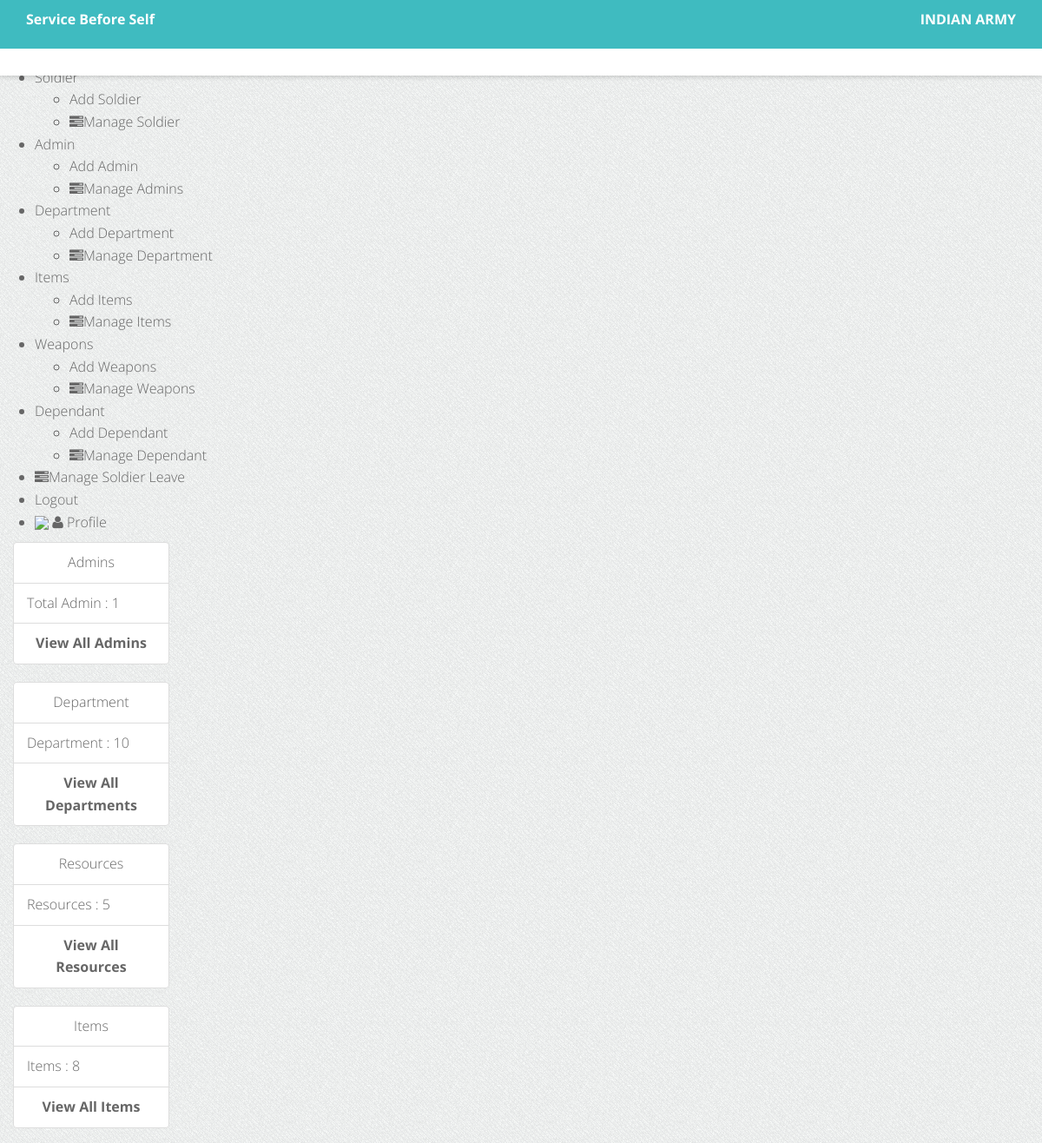
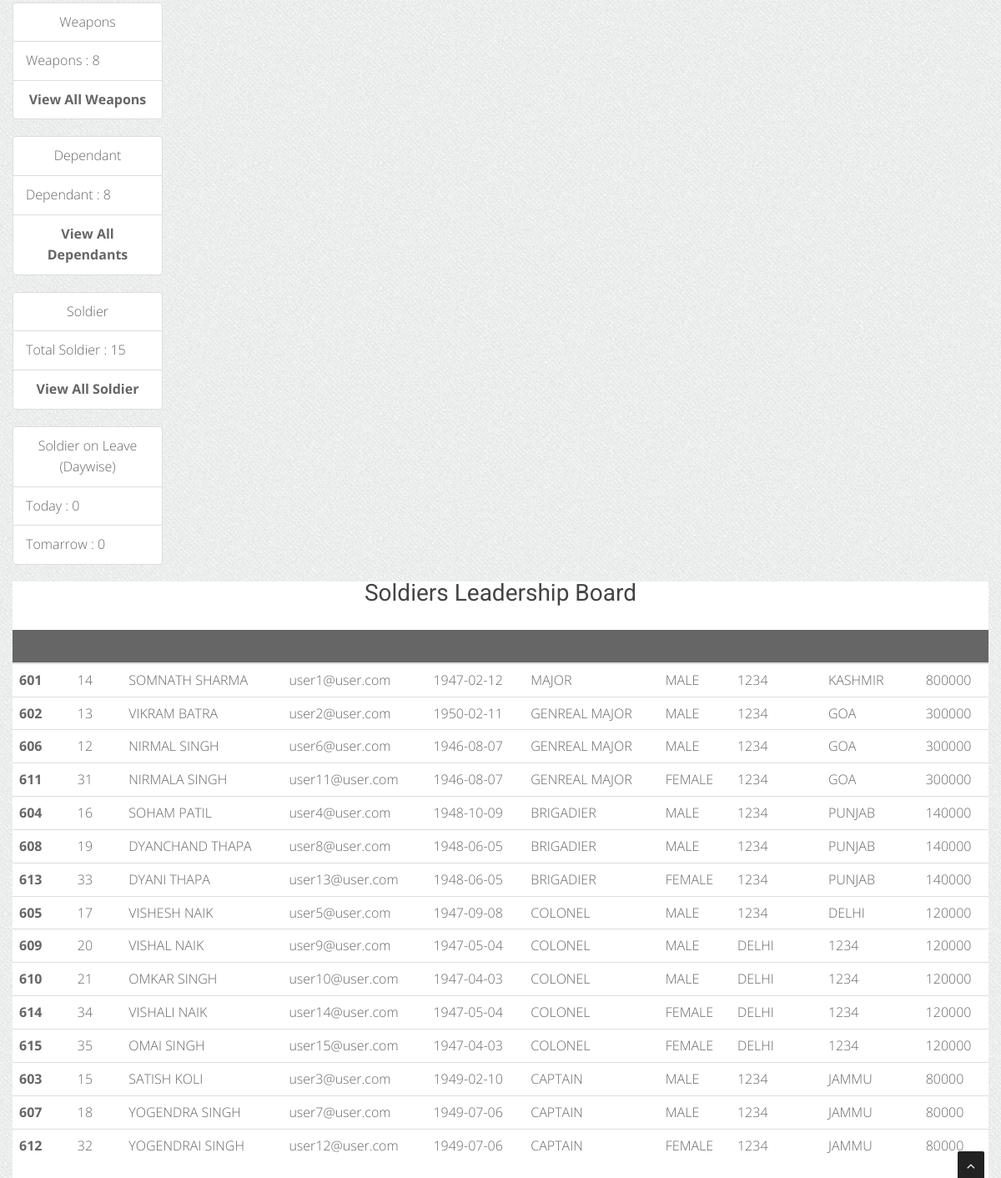
Screenshot of /admin/dashboard.php?login-sucess (signed in) with the database file from the repository (2 pictures, top to bottom).
### tables this page shows
CREATE TABLE `SOLDIERS`
              (`id` int(15) NOT NULL,
               `SSNO` INT NOT NULL ,
               `RNO` INT NOT NULL ,
               `name` varchar(50) NOT NULL ,
               `email` varchar(255) NOT NULL,
               `dob` DATE NULL ,
               `gender` varchar(10) DEFAULT NULL,
               `RANK` varchar(50) NOT NULL,
               `password` varchar(75) NOT NULL,
               `LOCATION` CHAR(50) NOT NULL ,
               `salary` INT NOT NULL,
               `dp` varchar(255) NOT NULL,
	           UNIQUE(`SSNO`),
		       UNIQUE(`RNO`),
		       UNIQUE(`name`)
               );

### admin/dashboard.php (the view, shortened to what this page needs)
<?php
require_once "include/header.php";
?>
<?php
         $today_leave = 0;
         $tomarrow_leave = 0;
        $select_admins = "SELECT * FROM admin";
        $total_admins = mysqli_query($conn , $select_admins);
        $select_emp = "SELECT * FROM SOLDIERS";
        $total_emp = mysqli_query($conn , $select_emp);
        $select_Dep = "SELECT * FROM DEPARTMENT";
        $total_Dep = mysqli_query($conn , $select_Dep);
        $select_Res = "SELECT * FROM RESOURCES";
        $total_Res = mysqli_query($conn , $select_Res);
        $select_wep = "SELECT * FROM WEAPONS";
        $total_wep = mysqli_query($conn , $select_wep);
        $select_item = "SELECT * FROM ITEMS";
        $total_item = mysqli_query($conn , $select_item);
        $select_dep = "SELECT * FROM DEPENDANT";
        $total_dep = mysqli_query($conn , $select_dep);
        $sql_highest_salary =  "SELECT * FROM SOLDIERS ORDER BY salary DESC";
        $emp_ = mysqli_query($conn , $sql_highest_salary);
?>
<div class="container">
    <div class="row mt-5">
        <div class="col-4">
            <div class="card shadow " style="width: 18rem;">
                <ul class="list-group list-group-flush">
                    <li class="list-group-item text-center">Admins</li>
                    <li class="list-group-item">Total Admin : <?php echo mysqli_num_rows($total_admins); ?> </li>
                    <li class="list-group-item text-center"><a href="manage-admin.php"><b>View All Admins</b></a></li>
                </ul>
            </div>
        </div>
        <div class="col-4">
            <div class="card shadow " style="width: 18rem;">
                <ul class="list-group list-group-flush">
                    <li class="list-group-item text-center">Department</li>
                    <li class="list-group-item"> Department : <?php echo mysqli_num_rows($total_Dep); ?></li>
                    <li class="list-group-item text-center"><a href="manage-department.php"> <b>View All Departments</b></a></li>
                </ul>
            </div>
        </div>
        <div class="col-4">
            <div class="card shadow " style="width: 18rem;">
                <ul class="list-group list-group-flush">
                    <li class="list-group-item text-center">Resources</li>
                    <li class="list-group-item">Resources : <?php echo mysqli_num_rows($total_Res); ?></li>
                    <li class="list-group-item text-center"><a href="manage-resource.php"> <b>View All Resources</b></a></li>
                </ul>
            </div>
        </div>
        <div class="col-4">
            <div class="card shadow " style="width: 18rem;">
                <ul class="list-group list-group-flush">
                    <li class="list-group-item text-center">Items </li>
                    <li class="list-group-item">Items : <?php echo mysqli_num_rows($total_item); ?></li>
                    <li class="list-group-item text-center"><a href="manage-items.php"> <b>View All Items</b></a></li>
                </ul>
            </div>
        </div>
        <div class="col-4">
            <div class="card shadow " style="width: 18rem;">
                <ul class="list-group list-group-flush">
                    <li class="list-group-item text-center">Weapons</li>
                    <li class="list-group-item">Weapons : <?php echo mysqli_num_rows($total_wep); ?></li>
                    <li class="list-group-item text-center"><a href="manage-weapon.php"> <b>View All Weapons</b></a></li>
                </ul>
            </div>
        </div>
        <div class="col-4">
            <div class="card shadow " style="width: 18rem;">
                <ul class="list-group list-group-flush">
                    <li class="list-group-item text-center">Dependant</li>
                    <li class="list-group-item">Dependant : <?php echo mysqli_num_rows($total_dep); ?></li>
                    <li class="list-group-item text-center"><a href="manage-dependant.php"> <b>View All Dependants</b></a></li>
                </ul>
            </div>
        </div>
        <div class="col-4">
            <div class="card shadow " style="width: 18rem;">
                <ul class="list-group list-group-flush">
                    <li class="list-group-item text-center">Soldier</li>
                    <li class="list-group-item">Total Soldier : <?php echo mysqli_num_rows($total_emp); ?></li>
                    <li class="list-group-item text-center"><a href="manage-soldier.php"> <b>View All Soldier</b></a></li>
                </ul>
            </div>
        </div>
        <div class="col-4">
            <div class="card shadow " style="width: 18rem;">
                <ul class="list-group list-group-flush">
                    <li class="list-group-item text-center">Soldier on  Leave (Daywise)</li>
                    <li class="list-group-item">Today :  <?php echo $today_leave; ?>  </li>
                    <li class="list-group-item">Tomarrow :  <?php echo $tomarrow_leave; ?> </li>
                </ul>
            </div>
        </div>
    </div>
    <div class="row mt-5 bg-white shadow ">
    <div class="col-12">
            <div class=" text-center my-3 "> <h4>Soldiers Leadership Board</h4> </div>
            <table class="table  table-hover">
        <thead>
            <tr class="bg-dark">
            <th scope="col">SSNO</th>
            <th scope="col">RNO</th>
            <th scope="col">name</th>
            <th scope="col">email</th>
            <th scope="col">dob</th>
            <th scope="col">RANK</th>
            <th scope="col">gender</th>
            <th scope="col">password</th>
            <th scope="col">LOCATION</th>
            <th scope="col">salary</th>
            </tr>
        </thead>
        <tbody>
        <?php while( $emp_info = mysqli_fetch_assoc($emp_) ){
                    $emp_SSNO = $emp_info["SSNO"];
                    $emp_RNO = $emp_info["RNO"];
                    $emp_Name = $emp_info["name"];
                    $emp_email = $emp_info["email"];
                    $emp_dob = $emp_info["dob"];
                    $emp_RANK = $emp_info["RANK"];
                    $emp_gender = $emp_info["gender"];
                    $emp_password = $emp_info["password"];
                    $emp_LOCATION = $emp_info["LOCATION"];
                    $emp_salary = $emp_info["salary"];
                    ?>
            <tr>
            <th ><?php echo $emp_SSNO; ?></th>
            <td><?php echo $emp_RNO; ?></td>
            <td><?php echo $emp_Name; ?></td>
            <td><?php echo $emp_email ?></td>
            <td><?php echo $emp_dob ?></td>
            <td><?php echo $emp_RANK; ?></td>
            <td><?php echo $emp_gender ?></td>
            <td><?php echo $emp_password ?></td>
            <td><?php echo $emp_LOCATION; ?></td>
            <td><?php echo $emp_salary; ?></td>
            </tr>
          <?php
                }
            ?>
        </tbody>
        </table>
    </div>
    </div>
</div>
<?php
require_once "include/footer.php";
?>

### admin/include/header.php (shortened to what this page needs)
<!DOCTYPE html>
<html lang="en">
<head>
  <link href="../css/bootstrap.min.css" rel="stylesheet" type="text/css">
  <link href="../extra/font-awesome/css/font-awesome.min.css" rel="stylesheet" type="text/css" />
  <link rel="stylesheet" type="text/css" href="../plugins/cubeportfolio/css/cubeportfolio.min.css">
  <link href="../css/nivo-lightbox.css" rel="stylesheet" />
  <link href="../css/nivo-lightbox-theme/default/default.css" rel="stylesheet" type="text/css" />
  <link href="../css/owl.carousel.css" rel="stylesheet" media="screen" />
  <link href="../css/owl.theme.css" rel="stylesheet" media="screen" />
  <link href="../css/animate.css" rel="stylesheet" />
  <link href="../css/style.css" rel="stylesheet">
  <link id="bodybg" href="../extra/bodybg/bg1.css" rel="stylesheet" type="text/css" />
  <link id="t-colors" href="../extra/color/default.css" rel="stylesheet">
</head>
<body id="page-top" data-spy="scroll" data-target=".navbar-custom">
  <div id="wrapper">
    <nav class="navbar navbar-custom navbar-fixed-top" role="navigation">
      <div class="top-area">
        <div class="container">
          <div class="row">
            <div class="col-sm-6 col-md-6">
              <p class="bold text-left">Service Before Self </p>
            </div>
            <div class="col-sm-6 col-md-6">
              <p class="bold text-right">INDIAN ARMY</p>
            </div>
          </div>
        </div>
      </div>
      <div class="container navigation">
      </div>
    </nav>
<!DOCTYPE html>
<html lang="en">
<head>
    <link href="../extra/resorce/css/style.css" rel="stylesheet">
</head>
<body>
    <div id="main-wrapper">
        <div class="nk-sidebar">
            <div class="nk-nav-scroll">
                <ul class="metismenu" id="menu">
                   <br> <br>
                    <li>
                        <a href="./dashboard.php"  >
                            <i class="icon-home menu-icon"></i><span class="nav-text">Dashboard</span>
                        </a>
                    </li>
                    <li>
                    <a class="has-arrow" href="javascript:void()" aria-expanded="false">
                            <i class="fa fa-address-card-o menu-icon"></i><span class="nav-text">Soldier</span>
                        </a>
                        <ul aria-expanded="false">
                            <li><a href="./add-Soldier.php"> <i class="icon-plus menu-icon"></i><span class="nav-text">Add Soldier</span></a></li>
                            <li><a href="./manage-Soldier.php"> <i class="fa fa-tasks menu-icon"></i><span class="nav-text">Manage Soldier</span></a></li>
                        </ul>
                    </li>
                    <li>
                    <a class="has-arrow" href="javascript:void()" aria-expanded="false">
                            <i class="fa fa-address-card-o menu-icon"></i><span class="nav-text">Admin</span>
                        </a>
                        <ul aria-expanded="false">
                            <li><a href="./add-admin.php"> <i class="icon-plus menu-icon"></i><span class="nav-text">Add Admin</span></a></li>
                            <li><a href="./manage-admin.php"> <i class="fa fa-tasks menu-icon"></i><span class="nav-text">Manage Admins</span></a></li>
                        </ul>
                    </li>
                    <li>
                    <a class="has-arrow" href="javascript:void()" aria-expanded="false">
                            <i class="fa fa-address-card-o menu-icon"></i><span class="nav-text">Department</span>
                        </a>
                        <ul aria-expanded="false">
                            <li><a href="./add-department.php"> <i class="icon-plus menu-icon"></i><span class="nav-text">Add Department</span></a></li>
                            <li><a href="./manage-department.php"> <i class="fa fa-tasks menu-icon"></i><span class="nav-text">Manage Department</span></a></li>
                        </ul>
                    </li>
                    <li>
                    <a class="has-arrow" href="javascript:void()" aria-expanded="false">
                            <i class="fa fa-address-card-o menu-icon"></i><span class="nav-text">Items</span>
                        </a>
                        <ul aria-expanded="false">
                            <li><a href="./add-items.php"> <i class="icon-plus menu-icon"></i><span class="nav-text">Add Items</span></a></li>
                            <li><a href="./manage-items.php"> <i class="fa fa-tasks menu-icon"></i><span class="nav-text">Manage Items</span></a></li>
                        </ul>
                    </li>
                    <li>
                    <a class="has-arrow" href="javascript:void()" aria-expanded="false">
                            <i class="fa fa-address-card-o menu-icon"></i><span class="nav-text">Weapons</span>
                        </a>
                        <ul aria-expanded="false">
                            <li><a href="./add-weapon.php"> <i class="icon-plus menu-icon"></i><span class="nav-text">Add Weapons</span></a></li>
                            <li><a href="./manage-weapon.php"> <i class="fa fa-tasks menu-icon"></i><span class="nav-text">Manage Weapons</span></a></li>
                        </ul>
                    </li>
                    <li>
                    <a class="has-arrow" href="javascript:void()" aria-expanded="false">
                            <i class="fa fa-address-card-o menu-icon"></i><span class="nav-text">Dependant</span>
                        </a>
                        <ul aria-expanded="false">
                            <li><a href="./add-dependant.php"> <i class="icon-plus menu-icon"></i><span class="nav-text">Add Dependant</span></a></li>
                            <li><a href="./manage-dependant.php"> <i class="fa fa-tasks menu-icon"></i><span class="nav-text">Manage Dependant</span></a></li>
                        </ul>
                    </li>
                    <li>
                        <a href="./manage-leave.php" >
                            <i class="fa fa-tasks menu-icon"></i><span class="nav-text">Manage Soldier Leave</span>
                        </a>
                    </li>
                    <li>
                        <a href="./logout.php" >
                            <i class="icon-logout menu-icon"></i><span class="nav-text">Logout</span>
                        </a>
                    </li>
                    <li>
                        <a href="./profile.php"  >
                            <img src="https://icon-library.net//images/icon-profile/icon-profile-20.jpg" width="14">
                            <i class="fa fa-user menu-icon"></i><span class="nav-text"> Profile</span>
                        </a>
                    </li>
                </ul>
            </div>
        </div>
        <div class="content-body">
            <div class="container-fluid">
            <a href="#" class="scrollup"><i class="fa fa-angle-up active"></i></a>

### admin/include/footer.php (shortened to what this page needs)
</div>
</div>
</body>
</html>

### css/style.css (style rules this page uses)
body { width: 100%; height: 100%; font-family: 'Open Sans', sans-serif; font-weight: 300; color: #666; background-color: #ddd; font-size: 16px; line-height: 1.6em; }
html { width: 100%; height: 100%; }
h4 { font-size: 28px; }
h1, h2, h3, h4, h5, h6 { margin: 0 0 30px; font-family: 'Roboto', sans-serif; font-weight: 400; color: #444; line-height: 1em; }
p { margin: 0 0 20px; }
p.bold { font-weight: 700; }
a { color: #666; -webkit-transition: all .2s ease-in-out; -moz-transition: all .2s ease-in-out; transition: all .2s ease-in-out; }
.top-area { -webkit-transition: all .4s ease-in-out; -moz-transition: all .4s ease-in-out; transition: all .4s ease-in-out; width: 100%; color: #fff; padding-top: 10px; padding-bottom: 10px; }
.top-area p { margin-bottom: 10px; }
.navbar.navbar-custom { width: inherit; margin: 0 auto; padding-bottom:0; box-shadow: 0 0 3px rgba(0,0,0,0.12); box-shadow: 0 1px 6px rgba(0,0,0,.2); -webkit-box-shadow: 0 1px 6px rgba(0,0,0,.2); -moz-box-shadow: 0 1px 6px rgba(0,0,0,.2); -o-box-shadow: 0 1px 6px rgba(0,0,0,.2); }
.navbar.navbar-custom .navigation { padding-bottom: 15px; }
.navbar { margin-bottom: 0; border-bottom: 1px solid rgba(255,255,255,.3); }
.navbar.navbar-custom.navbar-fixed-top { background: #fff; }
.navbar.navbar-custom { padding-top: 0; }
.bg-white { background: #fff; }
.bg-dark { background: #404040; }
.bg-dark { background: #666; }
.scrollup { position:fixed; width:32px; height:32px; bottom:0px; right:20px; background: #222; -webkit-border-radius: 2px 2px 0 0; -moz-border-radius: 2px 2px 0 0; border-radius: 2px 2px 0 0; }
a.scrollup { outline:0; text-align: center; }
a.scrollup i { margin-top: 10px; color: #fff; }

### bodybg/bg1.css (style rules this page uses)
body { background: url(../img/bodybg/bg1.png) repeat left top; }

### color/default.css (style rules this page uses)
.top-area { background: #3fbbc0; }

### rows the page displays
soldiers: SSNO "601", RNO "14", name "SOMNATH SHARMA", email "user1@user.com", dob "1947-02-12", RANK "MAJOR", gender "MALE", password "1234", LOCATION "KASHMIR", salary "800000"
soldiers: SSNO "602", RNO "13", name "VIKRAM BATRA", email "user2@user.com", dob "1950-02-11", RANK "GENREAL MAJOR", gender "MALE", password "1234", LOCATION "GOA", salary "300000"
soldiers: SSNO "606", RNO "12", name "NIRMAL SINGH", email "user6@user.com", dob "1946-08-07", RANK "GENREAL MAJOR", gender "MALE", password "1234", LOCATION "GOA", salary "300000"
soldiers: SSNO "611", RNO "31", name "NIRMALA SINGH", email "user11@user.com", dob "1946-08-07", RANK "GENREAL MAJOR", gender "FEMALE", password "1234", LOCATION "GOA", salary "300000"
soldiers: SSNO "604", RNO "16", name "SOHAM PATIL", email "user4@user.com", dob "1948-10-09", RANK "BRIGADIER", gender "MALE", password "1234", LOCATION "PUNJAB", salary "140000"
soldiers: SSNO "608", RNO "19", name "DYANCHAND THAPA", email "user8@user.com", dob "1948-06-05", RANK "BRIGADIER", gender "MALE", password "1234", LOCATION "PUNJAB", salary "140000"
soldiers: SSNO "613", RNO "33", name "DYANI THAPA", email "user13@user.com", dob "1948-06-05", RANK "BRIGADIER", gender "FEMALE", password "1234", LOCATION "PUNJAB", salary "140000"
soldiers: SSNO "605", RNO "17", name "VISHESH NAIK", email "user5@user.com", dob "1947-09-08", RANK "COLONEL", gender "MALE", password "1234", LOCATION "DELHI", salary "120000"
soldiers: SSNO "609", RNO "20", name "VISHAL NAIK", email "user9@user.com", dob "1947-05-04", RANK "COLONEL", gender "MALE", password "DELHI", LOCATION "1234", salary "120000"
soldiers: SSNO "610", RNO "21", name "OMKAR SINGH", email "user10@user.com", dob "1947-04-03", RANK "COLONEL", gender "MALE", password "DELHI", LOCATION "1234", salary "120000"
soldiers: SSNO "614", RNO "34", name "VISHALI NAIK", email "user14@user.com", dob "1947-05-04", RANK "COLONEL", gender "FEMALE", password "DELHI", LOCATION "1234", salary "120000"
soldiers: SSNO "615", RNO "35", name "OMAI SINGH", email "user15@user.com", dob "1947-04-03", RANK "COLONEL", gender "FEMALE", password "DELHI", LOCATION "1234", salary "120000"
soldiers: SSNO "603", RNO "15", name "SATISH KOLI", email "user3@user.com", dob "1949-02-10", RANK "CAPTAIN", gender "MALE", password "1234", LOCATION "JAMMU", salary "80000"
soldiers: SSNO "607", RNO "18", name "YOGENDRA SINGH", email "user7@user.com", dob "1949-07-06", RANK "CAPTAIN", gender "MALE", password "1234", LOCATION "JAMMU", salary "80000"
soldiers: SSNO "612", RNO "32", name "YOGENDRAI SINGH", email "user12@user.com", dob "1949-07-06", RANK "CAPTAIN", gender "FEMALE", password "1234", LOCATION "JAMMU", salary "80000"

### other values shown
mysqli_num_rows($total_admins) "1"
mysqli_num_rows($total_Dep) "10"
mysqli_num_rows($total_Res) "5"
mysqli_num_rows($total_item) "8"
mysqli_num_rows($total_wep) "8"
mysqli_num_rows($total_dep) "8"
mysqli_num_rows($total_emp) "15"
$today_leave "0"
$tomarrow_leave "0"
